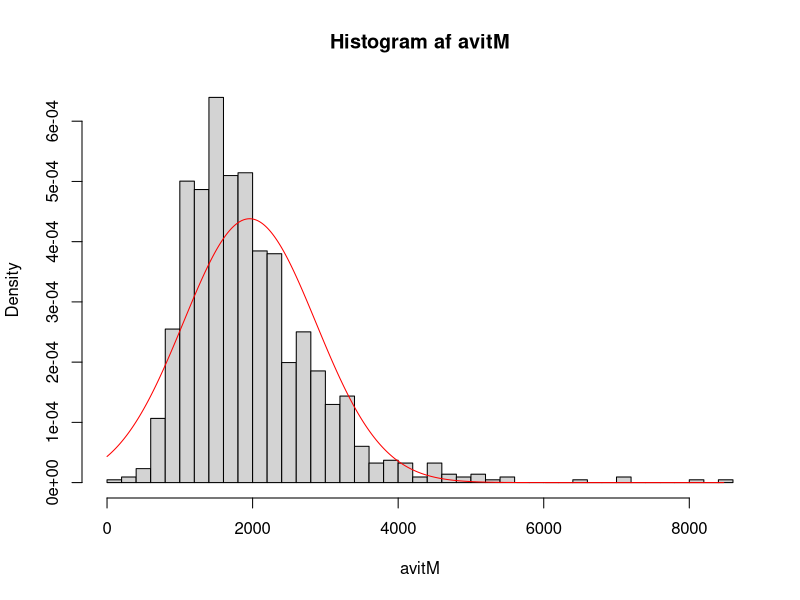
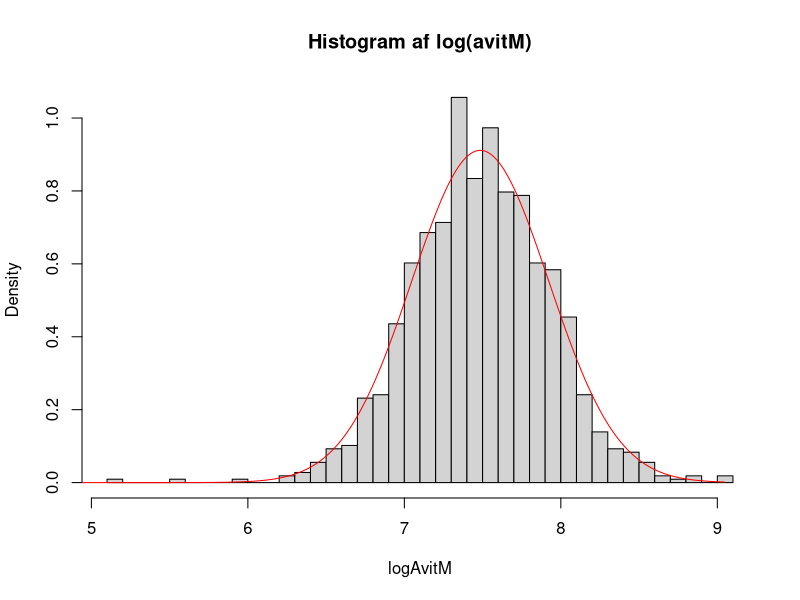
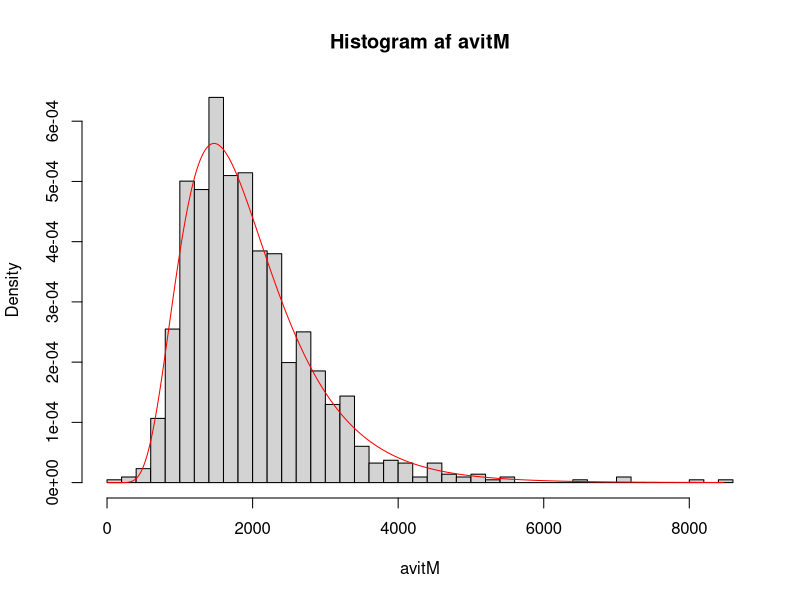
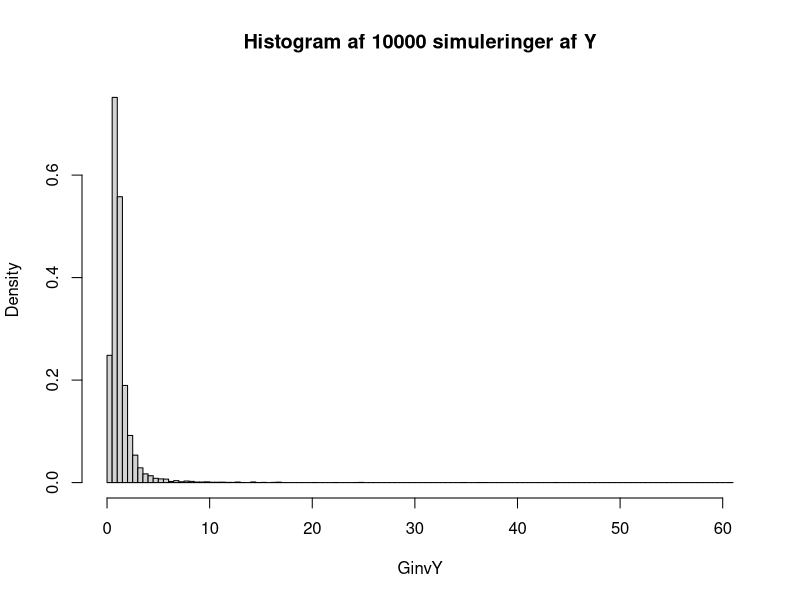
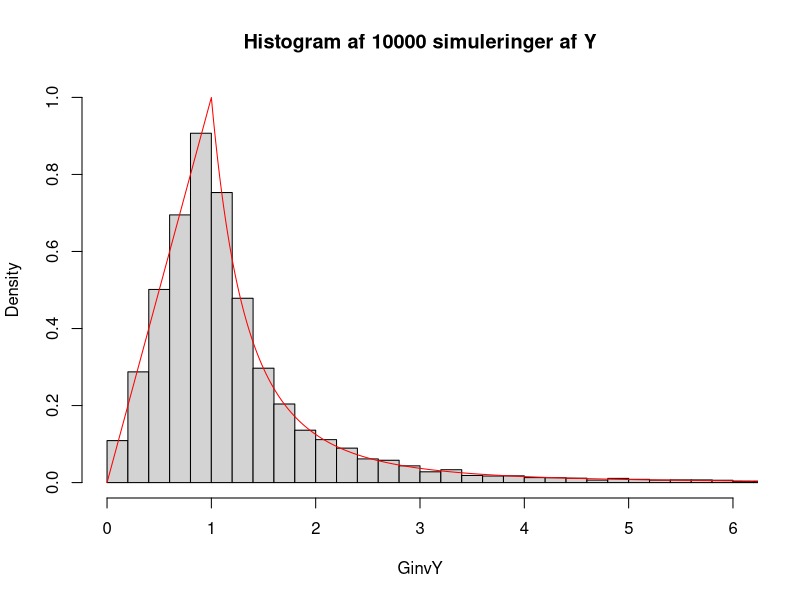

These figures' R source, in order:
# Opg 1.1
data <- read.table("avit.txt", header=TRUE)
nm <- sum(data$sex==1)
nk <- sum(data$sex==2)

avitM = data$avit[data$sex==1]
logAvitM = log(avitM)

# Opg 1.2
medianAvitM = median(avitM)
meanAvitM = mean(avitM)
varAvitM = var(avitM)
sdAvitM = sd(avitM)

medianLogAvitM = median(logAvitM)
meanLogAvitM = mean(logAvitM)
varLogAvitM = var(logAvitM)
sdLogAvitM = sd(logAvitM)

# Opg 1.3
plot <- 1
if (plot==1) {
    pdf("opg13_1.pdf", height=6, width=6)
    hist(avitM, breaks=30, prob=TRUE, main="Histogram af avitM")
    x1 <- seq(0, max(avitM), max(avitM)/nm)
    f1 <- dnorm(x1, mean=meanAvitM, sd=sdAvitM)
    lines(x1, f1, col="red")
    dev.off()
    
    pdf("opg13_2.pdf", height=6, width=6)
    hist(logAvitM, breaks=30, prob=TRUE, main="Histogram af log(avitM)")
    x2 <- seq(0, max(logAvitM), max(logAvitM)/nm)
    f2 <- dnorm(x2, mean=meanLogAvitM, sd=sdLogAvitM)
    lines(x2, f2, col="red")
    dev.off()
}
# Opg 1.4
pnorm(2000, meanAvitM, sdAvitM)

# Opg 1.6
f <- function(y, s, u) {
    r1 <- 1 / (y * sqrt(2 * pi * s^2))
    r2 <- exp(-(log(y) - u)^2 / (2*s^2))
    return (r1*r2)
}

if (plot==1) {
    pdf("opg16.pdf", height=6, width=6)
    hist(avitM, breaks=30, prob=TRUE, main="Histogram af avitM")
    x1 <- seq(0, max(avitM), max(avitM)/nm)
    f1 <- f(x1, sdLogAvitM, meanLogAvitM)
    lines(x1, f1, col="red")
    dev.off()
}

# Opg 2.8
G <- function(y) {
    if (0 < y && y <= 1) {
        r <- y
    } else if (1 < y) {
        r <- y^(-3)
    } else {
        r <- 0
    }
    return(r)
}

Ginv <- function(y) {
    if (0 < y && y <= 0.5) {
        r <- sqrt(2*y)
    } else if (0.5 < y) {
        r <- 1 / sqrt(2-2*y)
    } else {
        r <- 0
    }
    return(r)
}

Y <- runif(10000, 0, 1)
GinvY <- sapply(Y, Ginv, simplify=array)
x1 <- seq(from=0, to=100, length.out=10000)
G1 <- sapply(x1, G, simplify=array)
mean(GinvY)

if (plot==1) {
    pdf("opg28_1.pdf", height=6, width=6)
    hist(GinvY, prob=TRUE, breaks=100, main="Histogram af 10000 simuleringer af Y")
    dev.off()

    pdf("opg28_2.pdf", height=6, width=6)
    hist(GinvY, prob=TRUE, breaks=max(GinvY*4), xlim=c(0,6), ylim=c(0,1), main="Histogram af 10000 simuleringer af Y")
    lines(x1, G1, col="red")
    dev.off()
}
